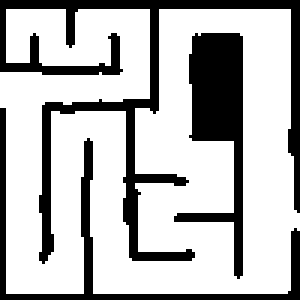
#> input picture maze3.bmp, 100 x 100 px (shown 3 times larger)
$ python main_neumann.py
#> lines starting #> are read from the running program, lines starting #| are printed output that depends on the picture; after the words box and inside, x2 and y2 are one past the last pixel; in counts of white or black regions, pixels touching at a corner belong together
# -*- coding: utf-8 -*-

import numpy as np
import imageio
import matplotlib.pyplot as plt
from mpmath import mp
mp.dps = 70

def xy2i(x,y,l):
    #return y*l+x
    return (y-1)*l+(x-1)

def i2xy(i,l):
    #return divmod(i,l)[::-1]
    return divmod(i,l)[1]+1,divmod(i,l)[0]+1

## READ-IN MAZE
#imagePath = 'maze2.bmp'
imagePath = 'maze3.bmp'
imageData = np.array(imageio.imread(imagePath))
#> imageData: shape (100, 100); 72.3% white; 3 black regions, box (x1, y1, x2, y2) and area: (0, 0, 100, 88) 1413, (58, 11, 81, 93) 815, (0, 36, 100, 100) 544
imageData = np.round(imageData/(np.max(imageData)))

maze=1-imageData

#set open points to 0.5
maze = -1.5*maze+0.5

maze=np.pad(maze,1,mode='constant',constant_values=1)
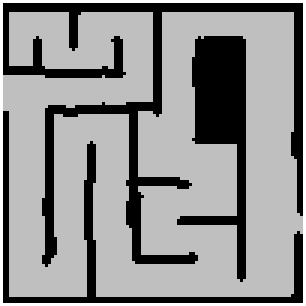
#> maze: shape (102, 102) float64 (shown 3 times larger); min -1, max 1, mean 0.12; drawn with min black and max white

#set exit point
#maze[7,3]=0
#maze[210,0]=0;
maze[70:77,100]=0;
#> maze: shape (102, 102) float64; 0.07% of pixels changed, all inside (x1, y1, x2, y2) = (100, 70, 101, 77)

plt.figure()
plt.imshow(maze)
plt.show()

##SET-UP SYSTEM MATRIX

#initialize system matrix
lx=maze.shape[0]-2
#> lx = 100
ly=maze.shape[1]-2
#> ly = 100
systemMatrix=np.zeros((lx*ly,lx*ly))
systemRHS=np.zeros(lx*ly)
#> systemRHS = 10000 values from 0 to 0

#setup linear system
for y in range(1,maze.shape[1]-1):
    for x in range(1,maze.shape[0]-1):
        i=xy2i(x,y,lx)

        if maze[x,y]==0.5:
            systemMatrix[i,i]=-4

            neighbours=[(x-1,y),(x,y+1),(x+1,y),(x,y-1)]
            for i_neighbour in range(0,4):
                xn,yn=neighbours[i_neighbour]
                inn=xy2i(xn,yn,lx)
                if maze[xn,yn]==0.5:
                    systemMatrix[i,inn]+=1
                else:
                    if maze[xn,yn]==-1: #neumann boundary
                        i_neumann=i_neighbour%3
                        xn_neu,yn_neu=neighbours[i_neumann]
                        inn_neu=xy2i(xn_neu,yn_neu,lx)
                        if maze[xn_neu,yn_neu]==0.5:
                            #systemMatrix[i,inn_neu]+=1 #mirror in node
                            systemMatrix[i,i]+=1 #mirror in edge
                        else:
                            systemMatrix[i,i]+=1 #path is 1 pixel wide
                    else: #dirichlet boundary
                        systemRHS[i]-=maze[xn,yn]
        else:
            systemMatrix[i,i]=1
            systemRHS[i]=maze[x,y]
#> after the loop, systemRHS = 10000 values, max 0 at index 124, min -1 at index 0, mean -0.278

print('linear system defined')

##SOLVE
# solutionVec=np.linalg.inv(systemMatrix).dot(systemRHS)
solutionVec = np.linalg.solve(systemMatrix, systemRHS);
#> solutionVec = 10000 values, max 0.997 at index 24, min -1 at index 0, mean 0.0214
# solutionVec = sp.solve(systemMatrix, systemRHS)
# solutionVec = mp.lu_solve(systemMatrix,systemRHS);

solutionMat=np.copy(maze)
for i in range(0,solutionVec.shape[0]):
    x,y=i2xy(i,lx)
    solutionMat[x,y]=solutionVec[i]
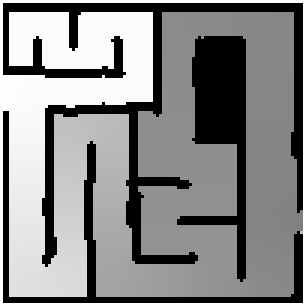
#> solutionMat: shape (102, 102) float64 (shown 3 times larger); min -1, max 1, mean 0.0594; drawn with min black and max white

##SAVE AND SHOW
np.save('solution.npy', solutionMat);

plt.figure()
plt.imshow(solutionMat)
plt.show()


if False:
    from scipy import io
    io.savemat('systemMatrix.mat', {'matrix': systemMatrix})
    io.savemat('systemRHS.mat', {'rhs': systemRHS})
